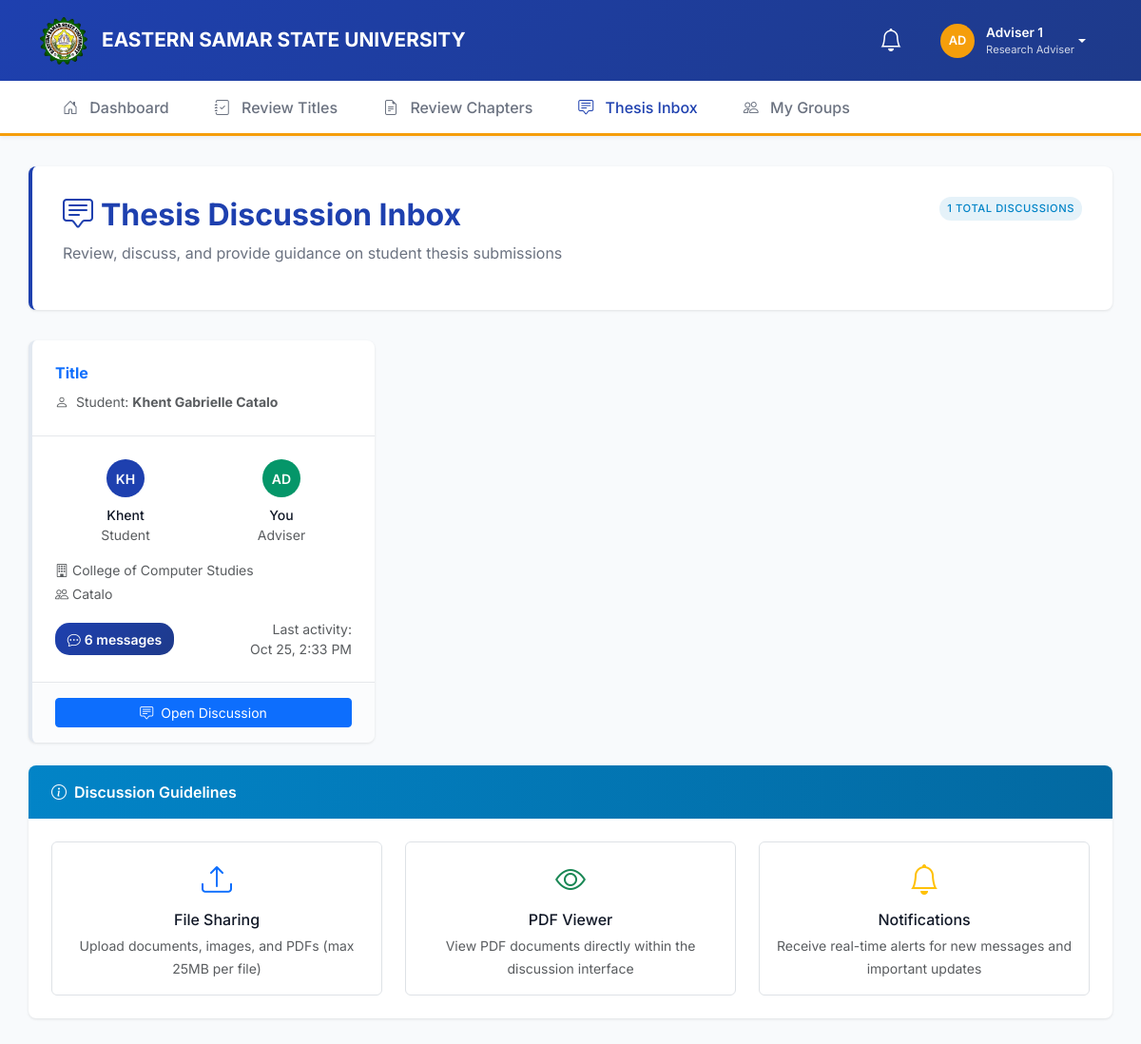
Page /panel/thesis_inbox.php (signed in) on the committed database.
### tables this page shows
CREATE TABLE `thesis_discussions` (
  `discussion_id` int(11) NOT NULL,
  `group_id` int(11) NOT NULL,
  `title_id` int(11) NOT NULL,
  `title` varchar(200) NOT NULL,
  `description` text DEFAULT NULL,
  `created_at` timestamp NOT NULL DEFAULT current_timestamp(),
  `updated_at` timestamp NOT NULL DEFAULT current_timestamp() ON UPDATE current_timestamp()
);

CREATE TABLE `research_groups` (
  `group_id` int(11) NOT NULL,
  `group_name` varchar(80) NOT NULL,
  `lead_student_id` int(11) DEFAULT NULL,
  `adviser_id` int(11) DEFAULT NULL,
  `college` varchar(80) NOT NULL,
  `program` varchar(50) NOT NULL,
  `year_level` varchar(15) NOT NULL,
  `created_at` timestamp NOT NULL DEFAULT current_timestamp()
);

### panel/thesis_inbox.php (the view, shortened to what this page needs)
<?php
require_once '../includes/functions.php';
$user_id = $_SESSION['user_id'];
$user_role = $_SESSION['role'];
$discussions = [];
try {
    $stmt = $conn->prepare("
        SELECT DISTINCT td.*,
            rg.group_name, rg.college, rg.program,
            CONCAT(u.first_name, ' ', u.last_name) as student_name,
            CONCAT(adv.first_name, ' ', adv.last_name) as adviser_name,
            (SELECT COUNT(*) FROM messages WHERE context_type = 'discussion' AND context_id = td.discussion_id) as message_count,
            (SELECT COUNT(*) FROM messages m WHERE m.context_type = 'discussion' AND m.context_id = td.discussion_id
             AND m.user_id != ? AND m.created_at > NOW() - INTERVAL 1 DAY) as recent_messages,
            (SELECT MAX(created_at) FROM messages WHERE context_type = 'discussion' AND context_id = td.discussion_id) as last_message_time
        FROM thesis_discussions td
        JOIN research_groups rg ON td.group_id = rg.group_id
        JOIN users u ON rg.lead_student_id = u.user_id
        LEFT JOIN users adv ON rg.adviser_id = adv.user_id
        WHERE (
            rg.adviser_id = ?  -- Primary adviser
            OR td.discussion_id IN (  -- OR assigned as participant
                SELECT context_id
                FROM assignments
                WHERE user_id = ?
                AND context_type = 'discussion'
                AND is_active = 1
            )
        )
        ORDER BY td.updated_at DESC
    ");
    $stmt->execute([$user_id, $user_id, $user_id]);
    $discussions = $stmt->fetchAll(PDO::FETCH_ASSOC);
} catch (Exception $e) {
    $discussions = [];
    $error = "Database error: " . $e->getMessage();
}
?>
<!DOCTYPE html>
<html lang="en">
<head>
    <link href="https://cdn.jsdelivr.net/npm/bootstrap@5.3.0/dist/css/bootstrap.min.css" rel="stylesheet">
    <link rel="stylesheet" href="https://cdn.jsdelivr.net/npm/bootstrap-icons@1.11.0/font/bootstrap-icons.css">
</head>
<body>
    <header class="university-header">
        <div class="container">
            <div class="d-flex justify-content-between align-items-center">
                <a href="#" class="university-brand">
                    <img src="../assets/images/essu logo.png" alt="ESSU Logo" class="university-logo">
                    <div>
                        <div class="university-name">EASTERN SAMAR STATE UNIVERSITY</div>
                    </div>
                </a>
                <div class="notification-section">
                    <div class="dropdown">
                        <button class="notification-bell" data-bs-toggle="dropdown" aria-expanded="false" id="notificationBell">
                            <i class="bi bi-bell"></i>
                        </button>
                    </div>
                    <div class="dropdown">
                        <a href="#" class="user-profile dropdown-toggle" data-bs-toggle="dropdown">
                            <div class="user-avatar">
                                <?php echo strtoupper(substr($_SESSION['full_name'], 0, 2)); ?>
                            </div>
                            <div class="user-info d-none d-md-block">
                                <div class="user-name"><?php echo htmlspecialchars($_SESSION['full_name']); ?></div>
                                <div class="user-role"><?php echo $user_role === 'adviser' ? 'Research Adviser' : 'Panel Member'; ?></div>
                            </div>
                        </a>
                    </div>
                </div>
            </div>
        </div>
    </header>
    <nav class="main-nav">
        <div class="container">
            <ul class="nav nav-tabs">
                <li class="nav-item">
                    <a class="nav-link" href="dashboard.php">
                        <i class="bi bi-house-door me-1 me-md-2"></i>
                        <span class="d-none d-sm-inline">Dashboard</span>
                    </a>
                </li>
                <li class="nav-item">
                    <a class="nav-link" href="review_titles.php">
                        <i class="bi bi-journal-check me-1 me-md-2"></i>
                        <span class="d-none d-sm-inline">Review Titles</span>
                    </a>
                </li>
                <li class="nav-item">
                    <a class="nav-link" href="review_chapters.php">
                        <i class="bi bi-file-earmark-text me-1 me-md-2"></i>
                        <span class="d-none d-sm-inline">Review Chapters</span>
                    </a>
                </li>
                <li class="nav-item">
                    <a class="nav-link active" href="thesis_inbox.php">
                        <i class="bi bi-chat-square-text me-1 me-md-2"></i>
                        <span class="d-none d-sm-inline">Thesis Inbox</span>
                    </a>
                </li>
                <?php if ($user_role === 'adviser'): ?>
                <li class="nav-item">
                    <a class="nav-link" href="my_groups.php">
                        <i class="bi bi-people me-1 me-md-2"></i>
                        <span class="d-none d-sm-inline">My Groups</span>
                    </a>
                </li>
                <?php endif; ?>
            </ul>
        </div>
    </nav>
    <div class="container main-content">
        <div class="page-header">
            <div class="d-flex justify-content-between align-items-start">
                <div>
                    <h1 class="page-title">
                        <i class="bi bi-chat-square-text me-2"></i>Thesis Discussion Inbox
                    </h1>
                    <p class="page-subtitle">Review, discuss, and provide guidance on student thesis submissions</p>
                </div>
                <div class="d-flex gap-2">
                    <span class="academic-badge info"><?php echo count($discussions); ?> Total Discussions</span>
                </div>
            </div>
        </div>
        <div class="row g-4">
            <?php if (count($discussions) > 0): ?>
                <?php foreach ($discussions as $discussion): ?>
                    <div class="col-lg-6 col-xl-4">
                        <a href="thesis_discussion.php?id=<?php echo $discussion['discussion_id']; ?>"
                           class="discussion-card <?php echo $discussion['recent_messages'] > 0 ? 'has-new-messages' : ''; ?> position-relative"
                           data-discussion-id="<?php echo $discussion['discussion_id']; ?>">
                            <div class="discussion-header">
                                <div class="d-flex justify-content-between align-items-start mb-2">
                                    <h6 class="mb-0 fw-bold text-primary" style="line-height: 1.3;">
                                        <?php echo htmlspecialchars($discussion['title']); ?>
                                    </h6>
                                </div>
                                <small class="text-muted">
                                    <i class="bi bi-person me-1"></i>
                                    Student: <strong><?php echo htmlspecialchars($discussion['student_name']); ?></strong>
                                </small>
                            </div>
                            <div class="discussion-body">
                                <div class="mb-3">
                                    <div class="row text-center g-3">
                                        <div class="col-6">
                                            <div class="participant-avatar participant-student mb-2">
                                                <?php echo strtoupper(substr($discussion['student_name'], 0, 2)); ?>
                                            </div>
                                            <div class="small fw-medium"><?php echo htmlspecialchars(explode(' ', $discussion['student_name'])[0]); ?></div>
                                            <div class="small text-muted">Student</div>
                                        </div>
                                        <div class="col-6">
                                            <div class="participant-avatar participant-<?php echo $user_role; ?> mb-2">
                                                <?php echo strtoupper(substr($_SESSION['full_name'], 0, 2)); ?>
                                            </div>
                                            <div class="small fw-medium">You</div>
                                            <div class="small text-muted"><?php echo ucfirst($user_role); ?></div>
                                        </div>
                                    </div>
                                </div>
                                <div class="mb-3">
                                    <div class="small text-muted mb-1">
                                        <i class="bi bi-building me-1"></i><?php echo htmlspecialchars($discussion['college']); ?>
                                    </div>
                                    <div class="small text-muted mb-1">
                                        <i class="bi bi-people me-1"></i><?php echo htmlspecialchars($discussion['group_name']); ?>
                                    </div>
                                </div>
                                <div class="d-flex justify-content-between align-items-center">
                                    <div>
                                        <span class="message-count-badge">
                                            <i class="bi bi-chat-dots me-1"></i><?php echo $discussion['message_count']; ?> messages
                                        </span>
                                    </div>
                                    <div class="text-end">
                                        <div class="small text-muted">
                                            <?php if ($discussion['last_message_time']): ?>
                                                Last activity:<br><?php echo date('M d, g:i A', strtotime($discussion['last_message_time'])); ?>
                                            <?php else: ?>
                                                Created:<br><?php echo date('M d, Y', strtotime($discussion['created_at'])); ?>
                                            <?php endif; ?>
                                        </div>
                                    </div>
                                </div>
                            </div>
                            <div class="discussion-footer">
                                <div class="d-grid">
                                    <div class="btn btn-primary btn-sm">
                                        <i class="bi bi-chat-square-text me-2"></i>Open Discussion
                                    </div>
                                </div>
                            </div>
                        </a>
                    </div>
                <?php endforeach; ?>
            <?php endif; ?>
        </div>
        <div class="instructions-card mt-4">
            <div class="instructions-header">
                <i class="bi bi-info-circle me-2"></i>Discussion Guidelines
            </div>
            <div class="p-4">
                <div class="row">
                    <div class="col-md-4">
                        <div class="text-center p-3 rounded border">
                            <i class="bi bi-upload text-primary" style="font-size: 2rem;"></i>
                            <h6 class="mt-2 mb-1">File Sharing</h6>
                            <small class="text-muted">Upload documents, images, and PDFs (max 25MB per file)</small>
                        </div>
                    </div>
                    <div class="col-md-4">
                        <div class="text-center p-3 rounded border">
                            <i class="bi bi-eye text-success" style="font-size: 2rem;"></i>
                            <h6 class="mt-2 mb-1">PDF Viewer</h6>
                            <small class="text-muted">View PDF documents directly within the discussion interface</small>
                        </div>
                    </div>
                    <div class="col-md-4">
                        <div class="text-center p-3 rounded border">
                            <i class="bi bi-bell text-warning" style="font-size: 2rem;"></i>
                            <h6 class="mt-2 mb-1">Notifications</h6>
                            <small class="text-muted">Receive real-time alerts for new messages and important updates</small>
                        </div>
                    </div>
                </div>
            </div>
        </div>
    </div>
</body>
</html>

### rows in the picture
thesis_discussions: title "Title", student_name "Khent Gabrielle Catalo", student_name "KH", student_name "Khent", group.college "College of Computer Studies", group.group_name "Catalo", message_count "6", last_message_time "Oct 25, 2:33 PM"

### other values in the picture
substr($_SESSION['full_name'], 0, 2) "AD"
$_SESSION['full_name'] "Adviser 1"
count($discussions) "1"
